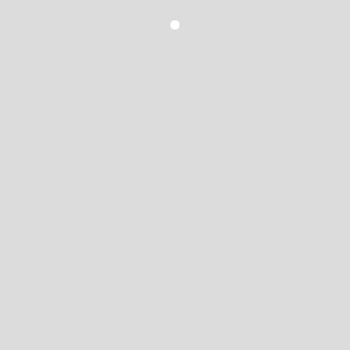
Frame 1 (no input)
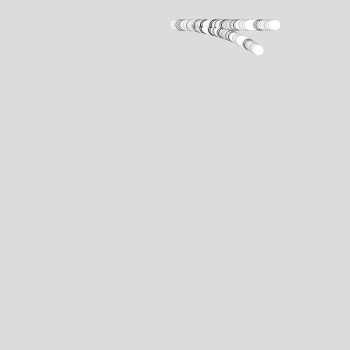
Frame 60 (no input)
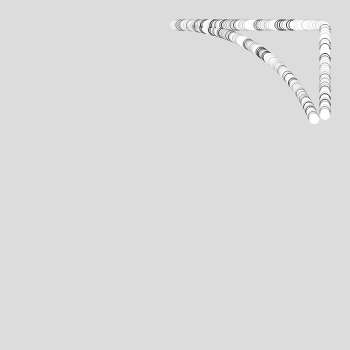
Frame 120 (the mouse pressed at the canvas centre since frame 60)

The p5.js sketch that drew these frames (run headless with seeded random() and noise() and a simulated clock; from frame 60 on, the mouse is pressed at the canvas centre):

// p5.js sketch
// ── sketch.js
var id1;
var ff;
var ff2;
var center_x;
var center_y;
var offset;

function setup() {
  createCanvas(350, 350);
  center_x = width / 2;
  center_y = height / 2;
  id1 = createDiv("g");
  ff = createVector(0, -150);
  background(220);
  offset=25;
}

function draw() {
  stroke(random(0,255), random(0, 255));
  translate(center_x, center_y);
  ff2 = boxrim(ff.heading());
  circle(ff.x, ff.y, 10);
  circle(ff2.x, ff2.y, 10);
  var buffer = "ff2.heading() " + round(ff2.heading()*180/PI+180)+ "<br/>";
  buffer += "ff.x ff.y " + round(ff.x) + " " + round(ff.y) + "<br/>";
  buffer += "ff.mag() " + round(ff.mag()) + "<br/>";
  buffer += "ff2.x ff2.y " + round(ff2.x) + " " + round(ff2.y) + "<br/>";
  buffer += "ff2.mag() " + round(ff2.mag()) + "<br/>";
  id1.html(buffer);
  ff.rotate(0.01);
}

function boxrim(heading) {
  var vect = createVector(0, 0);

  if (heading < 3 * PI / 4 && heading >= PI / 4) {
    vect.y = height/2-offset;
    vect.x = vect.y / tan(heading);
  }

  if (heading < PI / 4 && heading >= -PI / 4) {
    vect.x = width/2-offset;
    vect.y = vect.x * tan(heading);
  }

  if (heading < -PI / 4 && heading >= -3 * PI / 4) {
    vect.y = -height/2+offset;
    vect.x = vect.y / tan(heading);
  }

  if (heading >= 3 * PI / 4 || heading < -3 * PI / 4) {
    vect.x = -width/2+offset;
    vect.y = vect.x * tan(heading);
  }

  return vect.copy();
}
